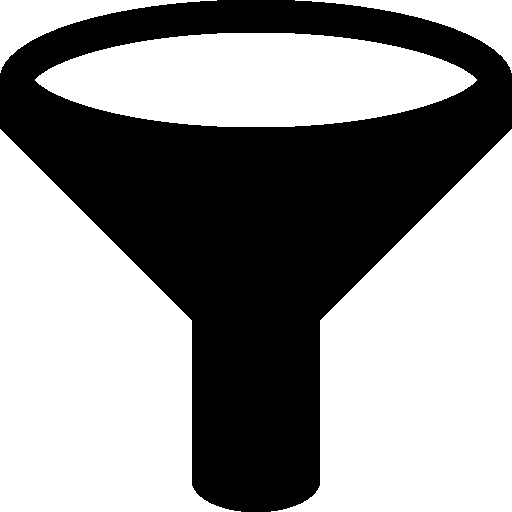
#> input picture img/filter.png, 512 x 512 px, found by its file name
$ python otsu_gaus.py ../../../img/filter.png ../../../img/filter.png
#> lines starting #> are read from the running program, lines starting #| are printed output that depends on the picture; after the words box and inside, x2 and y2 are one past the last pixel; in counts of white or black regions, pixels touching at a corner belong together
import cv2
import sys

image='../../../images/'+sys.argv[1]
img=cv2.imread(image, cv2.IMREAD_GRAYSCALE)
#> img: shape (512, 512); 57.4% white; 1 black region, box (x1, y1, x2, y2) and area: (0, 0, 512, 512) 111558

# Otsu's thresholding after Gaussian filtering
blur = cv2.GaussianBlur(img,(5,5),0)
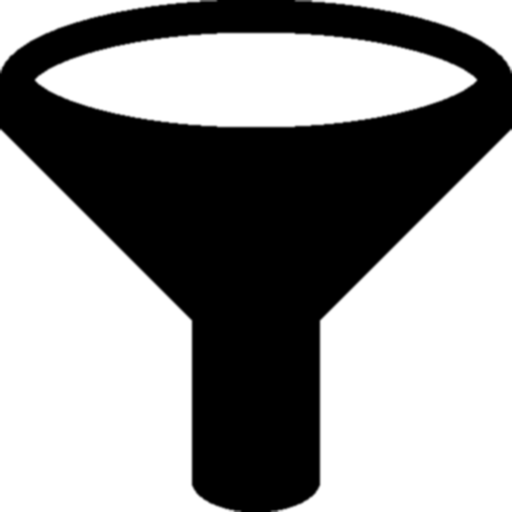
#> blur: shape (512, 512); min 0, max 255, mean 146.5
ret3,otg = cv2.threshold(blur,0,255,cv2.THRESH_BINARY+cv2.THRESH_OTSU)
#> otg: shape (512, 512); 57.4% white; 1 black region, box (x1, y1, x2, y2) and area: (0, 0, 512, 512) 111608
#> ret3 = 114

tmp=sys.argv[1]
ext=sys.argv[2]
name=tmp[:len(tmp)-len(ext)-1]
output=name+'_thres_otg'+'.'+ext
target='../../../images/'+output

if cv2.imwrite(target,otg): print(output,end='')
else: print('failed',end='')
